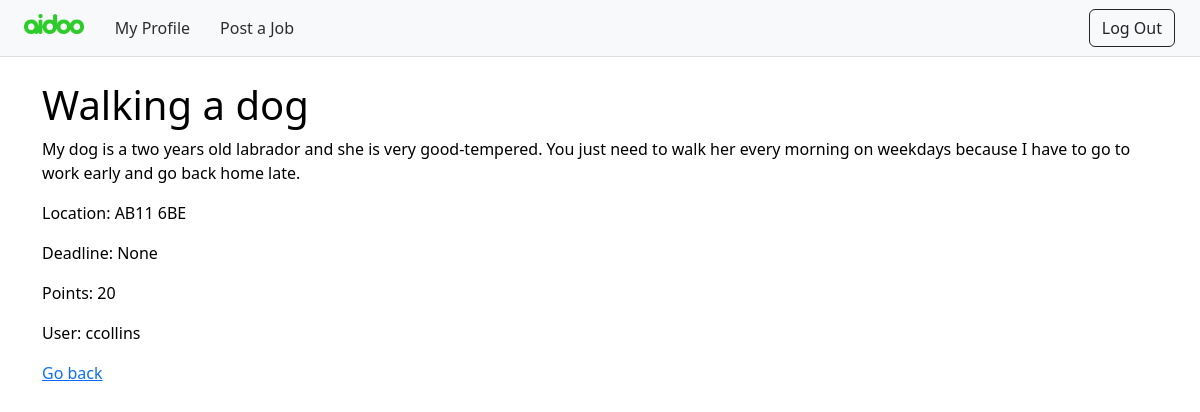
The app's page /jobs/1 (signed in), older data.
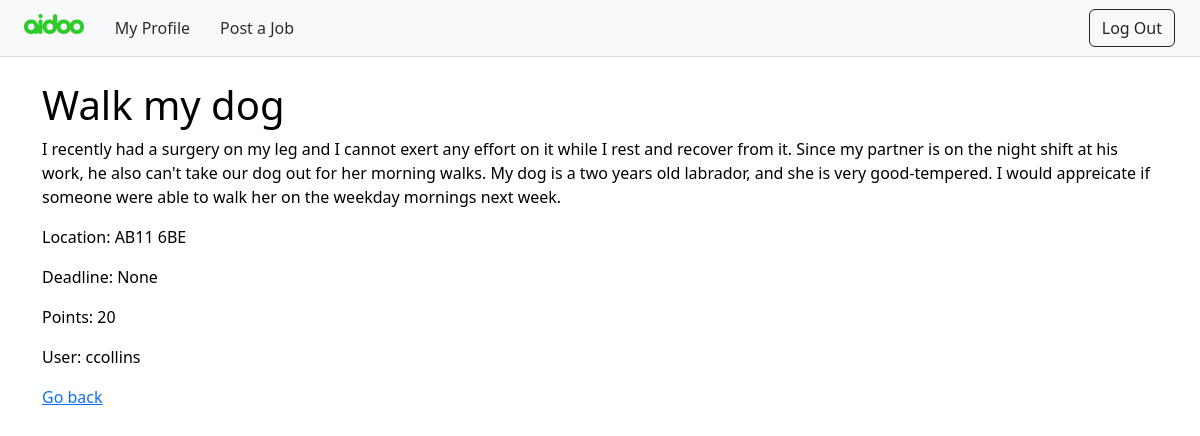
The same page, newer data.
### jobs/models.py (models this page shows)
class Job(models.Model):
    job_id = models.BigAutoField(primary_key=True)
    poster_id = models.ForeignKey(User, on_delete=models.CASCADE)
    location = models.CharField(max_length=8)
    job_title = models.CharField(max_length=50)
    job_short_description = models.CharField(max_length=50)
    job_description = models.CharField(max_length=1000)
    posting_time = models.DateTimeField(default=timezone.now)
    points = models.IntegerField(validators=[MinValueValidator(1)])
    deadline = models.DateField(default=None, blank=True, null=True)
    hidden = models.BooleanField(default=False)
    assigned = models.BooleanField(default=False)
    completed = models.BooleanField(default=False)

### userprofile/models.py (models this page shows)
class User(AbstractUser):
    balance = models.IntegerField(default=0)
    date_of_birth = models.DateField()
    rating = models.FloatField(default=0)
    REQUIRED_FIELDS = ["first_name", "last_name", "email", "date_of_birth"]

### jobs/views.py (the view)
# urls.py: path("<int:job_id>", views.details, name="jobdetails"),
def details(request, job_id):
    try:
        job = Job.objects.get(pk=job_id)
    except Job.DoesNotExist:
        raise Http404("This job does not exist.")
    context = {
        "job": job,
    }
    return render(request, "jobdetails.html", context)

### templates/jobdetails.html (shortened to what this page needs)
{% extends 'base.html' %}
{% block content %}
<nav class="navbar navbar-expand-lg navbar-light bg-light sticky-top">
  <a class="navbar-brand" href="{% url 'home' %}"><img class="img-fluid" width="60" height="70" src="../static/assets/logo_full.png"/></a>
  <div class="collapse navbar-collapse" id="navbarNav">
    <ul class="navbar-nav">
      <li class="nav-item">
        <a class="nav-link" href="{% url 'me' %}">My Profile</a>
      </li>
      <li class="nav-item">
        <a class="nav-link" href="{% url 'post' %}">Post a Job</a>
      </li>
    </ul>
    <ul class="navbar-nav ms-auto">
      <li class="nav-item">
        <a class="btn btn-outline-dark" href="{% url 'logout' %}">Log Out</a>
      </li>
    </ul>
  </div>
</nav>
<div class="container my-4">
  <h1>{{ job.job_title }}</h1>
  <p>{{ job.job_description }}</p>
  <p>Location: {{ job.location }}</p>
  <p>Deadline: {{ job.deadline }}</p>
  <p>Points: {{ job.points }}</p>
  <p>User: {{ job.poster_id.username }}</p>
  <p><a href="{{ request.META.HTTP_REFERER }}">Go back</a></p>
</div>
{% endblock %}

Row changes from the older to the newer data that the page shows:
changed Job "AB11 6BE": job_title "Walking a dog" → "Walk my dog"; job_description "My dog is a two years old labrador and she is very good-tempered. You just need to walk her every morning on weekdays because I have to go to work early and go back home late." → "I recently had a surgery on my leg and I cannot exert any effort on it while I rest and recover from it. Since my partner is on the night shift at his work, he also can't take our dog out for her morning walks. My dog is a two years old labrador, and she is very good-tempered. I would appreicate if someone were able to walk her on the weekday mornings next week."
